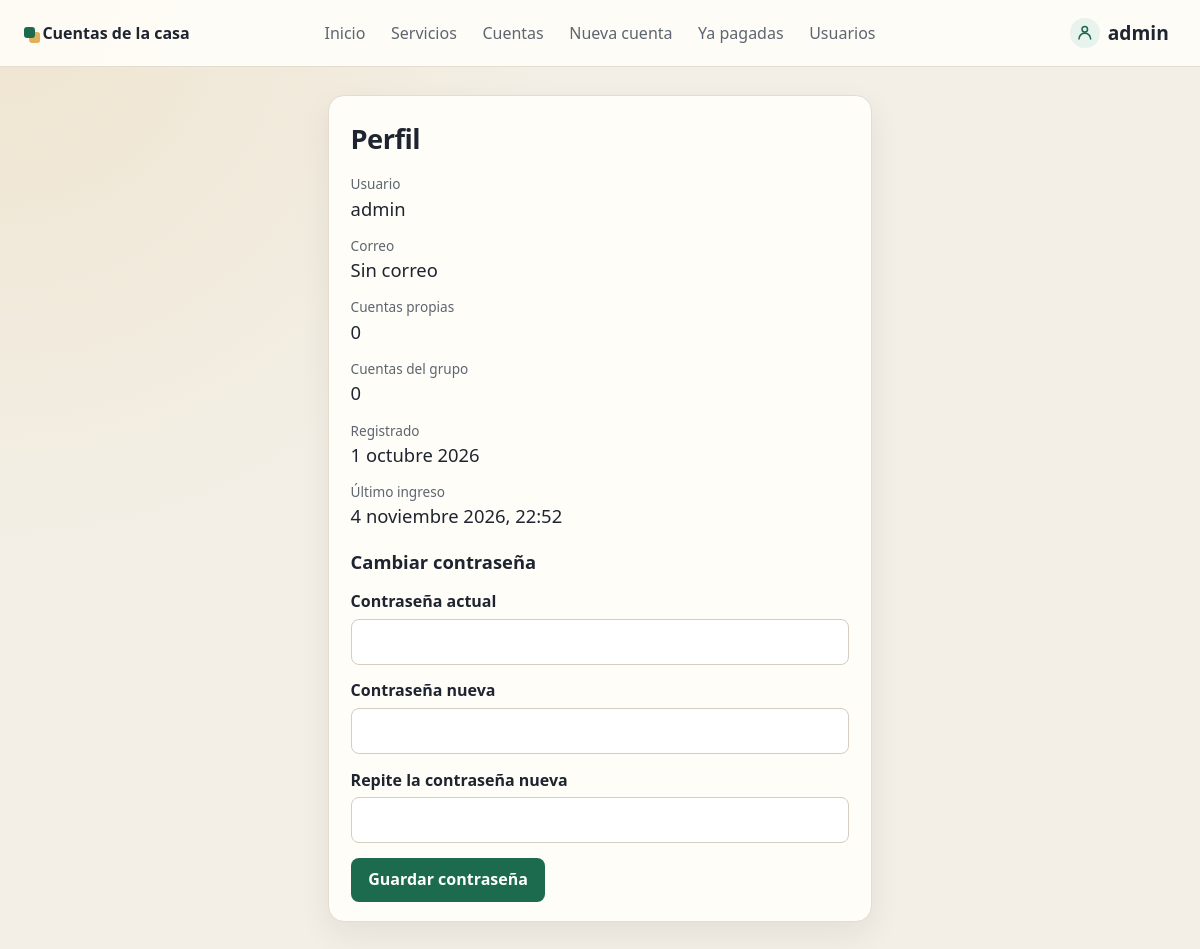
/cuentas/perfil/ (signed in), run on an earlier commit of the app's database.
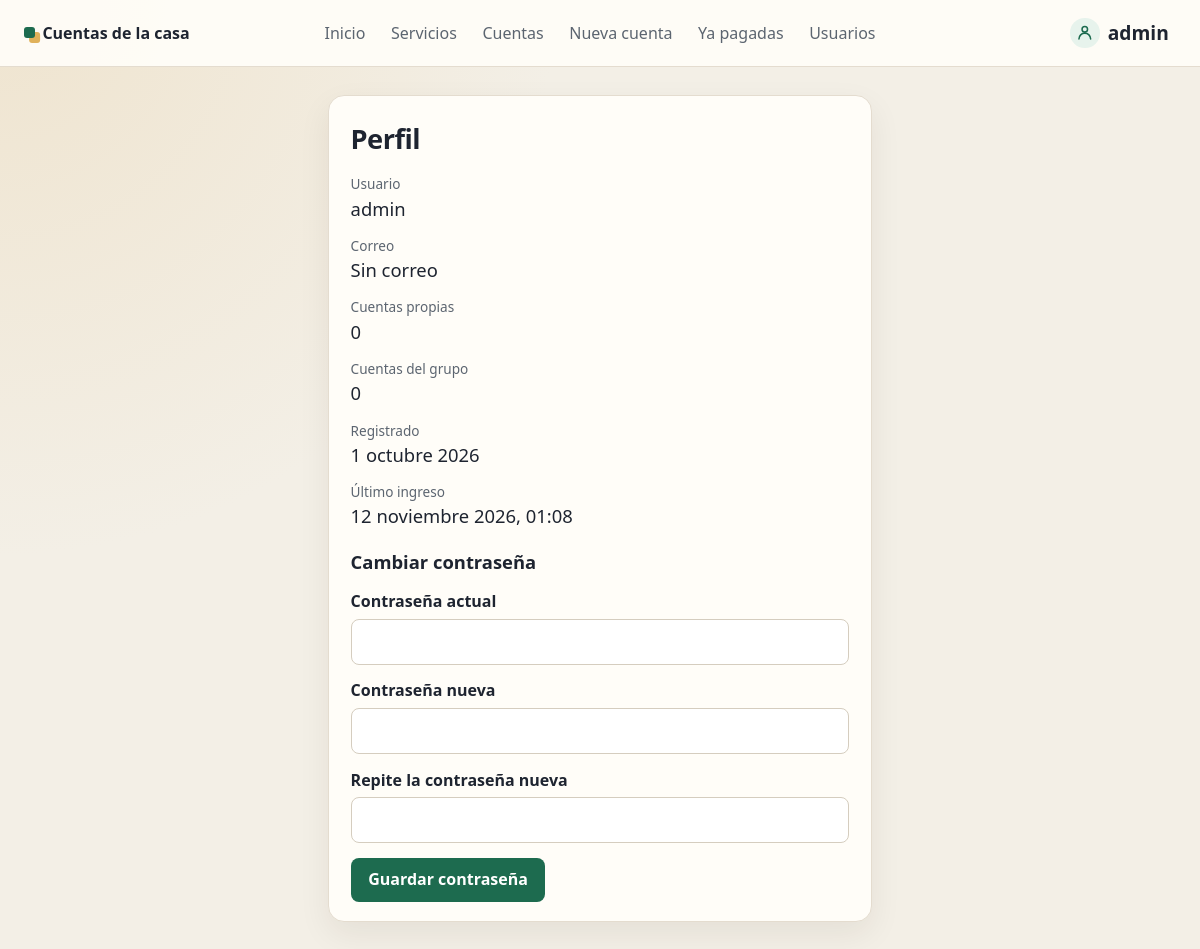
And on a later commit of the database.
### cuentas/models.py (models this page shows, shortened)
class Usuario(models.Model):
    user = models.OneToOneField(settings.AUTH_USER_MODEL, on_delete=models.CASCADE, related_name="usuario")
    rol = models.ForeignKey(Rol, on_delete=models.PROTECT, related_name="usuarios")
    class Meta:
        verbose_name = "usuario"
        verbose_name_plural = "usuarios"

### cuentas/views.py (the view, shortened to what this page needs)
# urls.py: path("perfil/", views.perfil, name="perfil"),
@login_required
def perfil(request):
    perfil = usuario_de(request)
    usuario = perfil.user
    error = None
    actualizado = False
    return render(
        request,
        "cuentas/perfil.html",
        {
            "perfil": perfil,
            "cuentas_propias": perfil.cuenta_set.filter(alcance=Cuenta.PROPIA).count(),
            "cuentas_grupo": perfil.cuenta_set.filter(alcance=Cuenta.GRUPO).count(),
            "error_message": error,
            "actualizado": actualizado,
        },
    )

### cuentas/views.py (called while the page is built)
def usuario_de(request):
    try:
        return request.user.usuario
    except Usuario.DoesNotExist:
        codigo = Rol.ADMINISTRADOR if request.user.is_staff or request.user.is_superuser else Rol.USUARIO
        perfil, _ = Usuario.objects.get_or_create(user=request.user, defaults={"rol": Rol.obtener(codigo)})
        return perfil

### cuentas/templates/cuentas/perfil.html (shortened to what this page needs)
{% extends "cuentas/base.html" %}
{% block clase %}centrado{% endblock %}
{% block contenido %}
<article class="ficha">
    <h1>Perfil</h1>
    <dl>
        <div>
            <dt>Usuario</dt>
            <dd>{{ perfil.user.username }}</dd>
        </div>
        <div>
            <dt>Correo</dt>
            <dd>{% if perfil.user.email %}{{ perfil.user.email }}{% else %}Sin correo{% endif %}</dd>
        </div>
        <div>
            <dt>Cuentas propias</dt>
            <dd>{{ cuentas_propias }}</dd>
        </div>
        <div>
            <dt>Cuentas del grupo</dt>
            <dd>{{ cuentas_grupo }}</dd>
        </div>
        <div>
            <dt>Registrado</dt>
            <dd>{{ perfil.user.date_joined|date:"j F Y" }}</dd>
        </div>
        <div>
            <dt>Último ingreso</dt>
            <dd>{% if perfil.user.last_login %}{{ perfil.user.last_login|date:"j F Y, H:i" }}{% else %}Sin registro{% endif %}</dd>
        </div>
    </dl>
    <form action="{% url 'cuentas:perfil' %}" method="post">
        <h2>Cambiar contraseña</h2>
        <p class="campo">
            <label for="actual">Contraseña actual</label>
            <input type="password" name="actual" id="actual">
        </p>
        <p class="campo">
            <label for="password">Contraseña nueva</label>
            <input type="password" name="password" id="password">
        </p>
        <p class="campo">
            <label for="password2">Repite la contraseña nueva</label>
            <input type="password" name="password2" id="password2">
        </p>
        <input type="submit" value="Guardar contraseña">
    </form>
</article>
{% endblock %}

What changed in the data, as far as the page shows it:
changed through a linked row, Usuario "admin": user.last_login "4 noviembre 2026, 22:52" → "12 noviembre 2026, 01:08"
